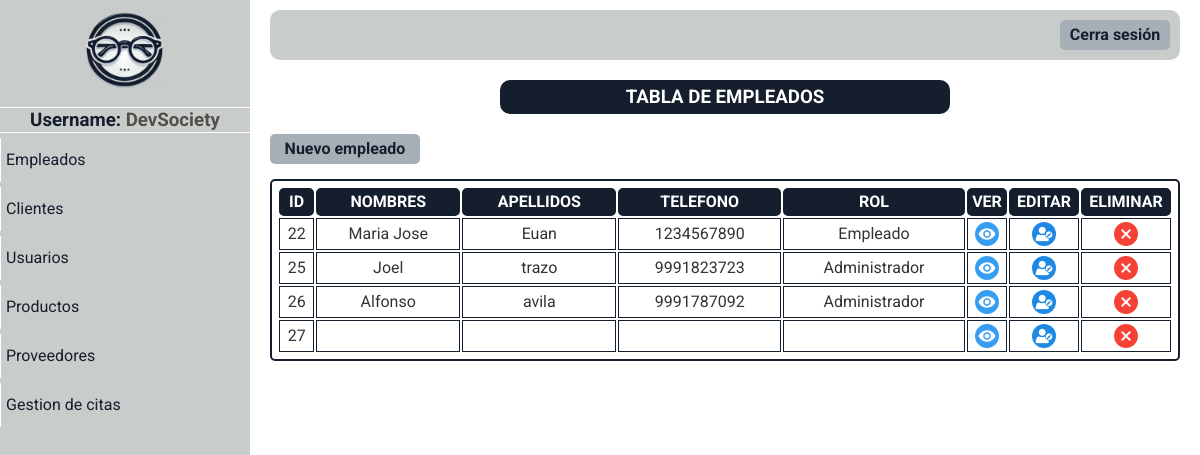
The app's page /paginas/mostrar_empleados.php (signed in), older data.
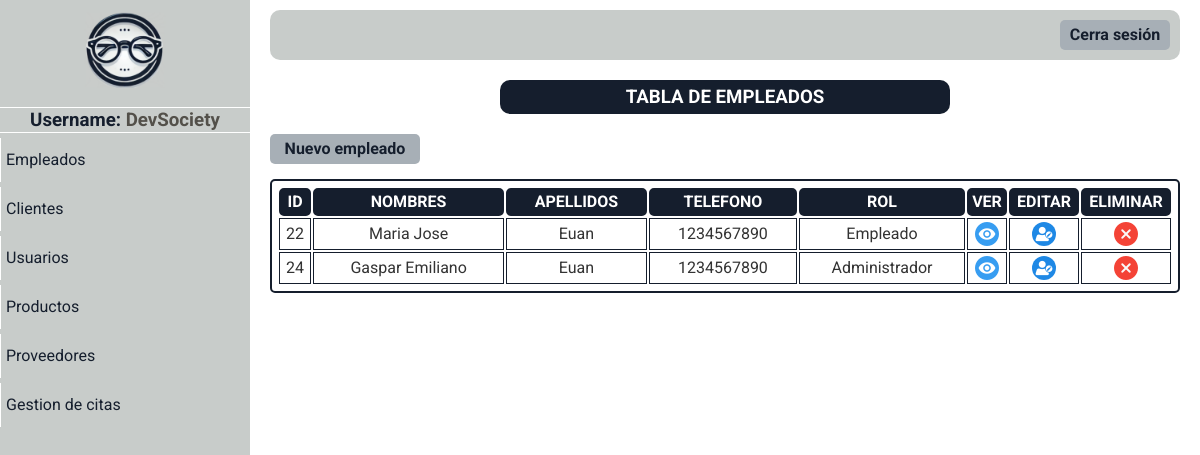
The same page, newer data.
### tables this page shows
CREATE TABLE `empleados` (
  `id_empleado` int(10) NOT NULL,
  `nombres` varchar(100) DEFAULT NULL,
  `apellidos` varchar(100) DEFAULT NULL,
  `correo` varchar(100) DEFAULT NULL,
  `telefono` varchar(15) DEFAULT NULL,
  `direccion` varchar(255) DEFAULT NULL,
  `rol` varchar(50) DEFAULT NULL,
  `fecha_contratacion` date DEFAULT NULL,
  `usuario` varchar(50) DEFAULT NULL,
  `contrasena` varchar(255) DEFAULT NULL,
  `libre` varchar(100) DEFAULT NULL
);

### paginas/mostrar_empleados.php (the view, shortened to what this page needs)
<!DOCTYPE html>
<html lang="es">
<head>
</head>
<body>
    <?php include "menu_panel.php";
    ?>
    <div class="usuarios-content main-content">
        <div class="titulo">
            <h3>TABLA DE EMPLEADOS</h3>
        </div>
        <div class="opciones-btn">
            <div class="btn-nuevo-cliente btn">
                <a href="registrar_empleado.php">Nuevo empleado</a>
            </div>
        </div>
        <table>
            <tr>
                <th>ID</th>
                <th>NOMBRES</th>
                <th>APELLIDOS</th>
                <th>TELEFONO</th>
                <th>ROL</th>
                <th>VER</th>
                <th>EDITAR</th>
                <th>ELIMINAR</th>
            </tr>
            <?php
            require "../php/conexion.php";
            $datos_usuario = "SELECT * FROM empleados where id_empleado >= '2' AND id_empleado != '1' ORDER BY id_empleado ASC";
            $resultado = mysqli_query($conectar, $datos_usuario);
            while ($fila = mysqli_fetch_assoc($resultado)) { ?>
                <tr>
                    <td> <?php echo "$fila[id_empleado]" ?></td>
                    <td> <?php echo "$fila[nombres]" ?></td>
                    <td> <?php echo "$fila[apellidos]" ?></td>
                    <td> <?php echo "$fila[telefono]" ?></td>
                    <td> <?php echo "$fila[rol]" ?></td>
                    <td class="btn-ver"> <a href="../paginas/ver_empleado.php?origen=empleados&id=<?php echo $fila['id_empleado']; ?>"><img src="../imagenes/ojo.png" alt=""></a></td>
                    <td class="btn-editar"> <a href="../paginas/editar_empleado.php?origen=empleados&id=<?php echo $fila['id_empleado']; ?>"><img src="../imagenes/edit.png" alt=""></a></td>
                    <td class="btn-eliminar"> <a href="#" onClick="validar('../php/delete_empleado.php?id=<?php echo $fila['id_empleado']; ?>','<?php echo addslashes($fila['nombres'])." ".addslashes($fila['apellidos']); ?>');"><img src="../imagenes/borrar.png" alt=""></a></td>
                </tr>
            <?php
            }
            ?>
        </table>
    </div>
</body>
</html>

Row changes from the older to the newer data that the page shows:
removed empleados: id_empleado "25", nombres "Joel", apellidos "trazo", telefono "9991823723", rol "Administrador"
removed empleados: id_empleado "26", nombres "Alfonso", apellidos "avila", telefono "9991787092", rol "Administrador"
removed empleados: id_empleado "27"
added empleados: id_empleado "24", nombres "Gaspar Emiliano", apellidos "Euan", telefono "1234567890", rol "Administrador"
